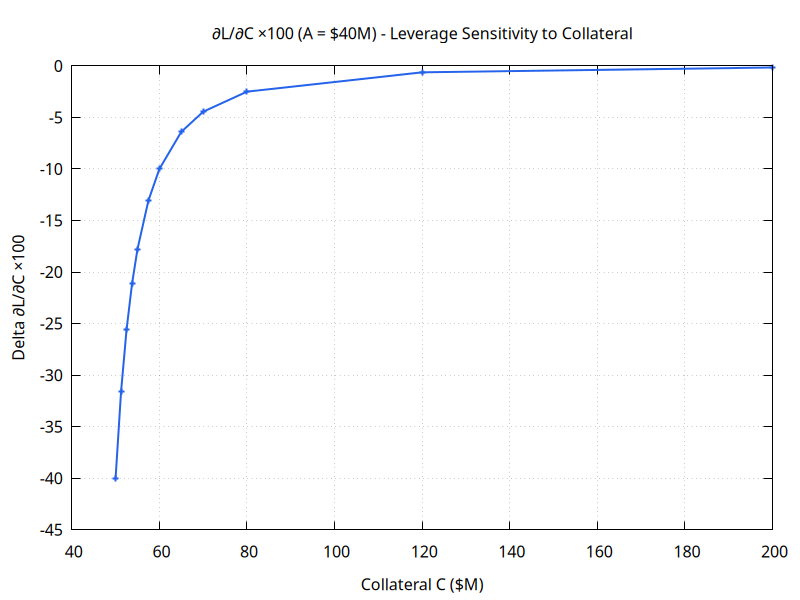

Write the gnuplot code that produced this figure.
set terminal pngcairo size 800,600 background "#ffffff"
set grid
set key bmargin
set style line 1 lc rgb "#2563eb" lw 2
set style line 2 lc rgb "#10b981" lw 2
set style line 3 lc rgb "#f59e0b" lw 2
set style line 4 lc rgb "#dc2626" lw 2
set style line 5 lc rgb "#8b5cf6" lw 2
set output "leverage-delta.png"
set title "∂L/∂C ×100 (A = $40M) - Leverage Sensitivity to Collateral"
set xlabel "Collateral C ($M)"
set ylabel "Delta ∂L/∂C ×100"
set yrange [-45:0]

plot '-' using 1:2 with linespoints ls 1 notitle
50  -40
51.25  -31.6049
52.5  -25.6
53.75  -21.157
55  -17.7778
57.5  -13.0612
60  -10
65  -6.4
70  -4.44444
80  -2.5
120  -0.625
200  -0.15625
e
